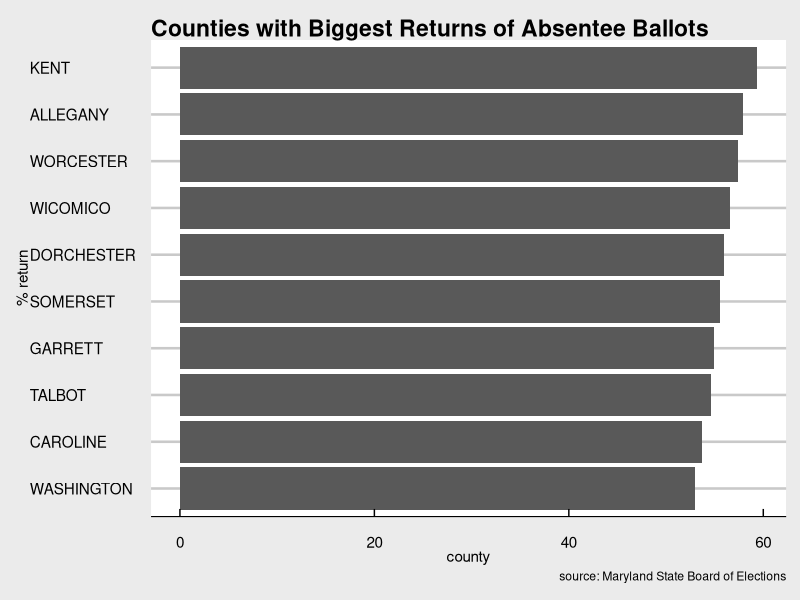
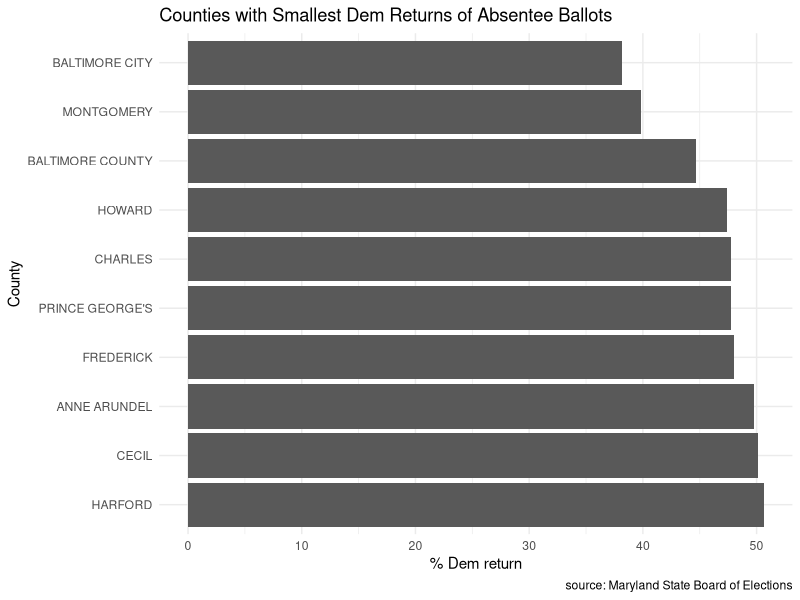
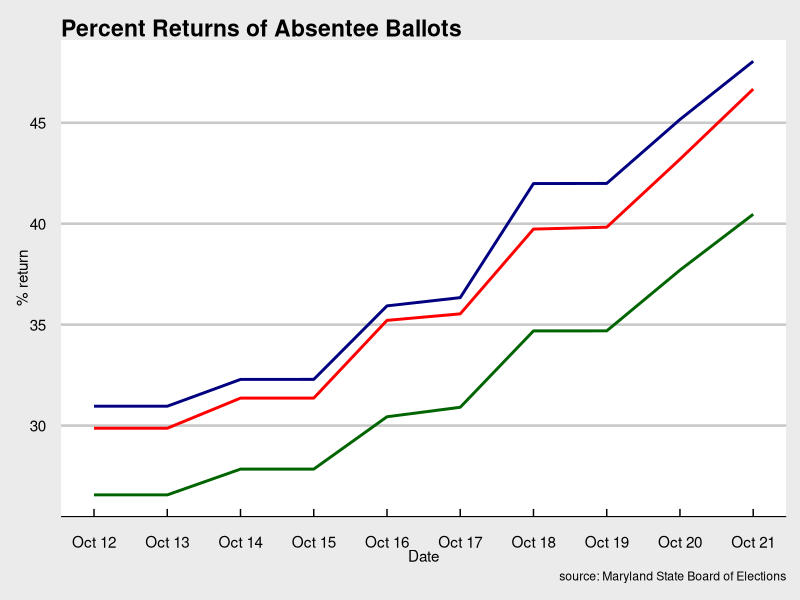
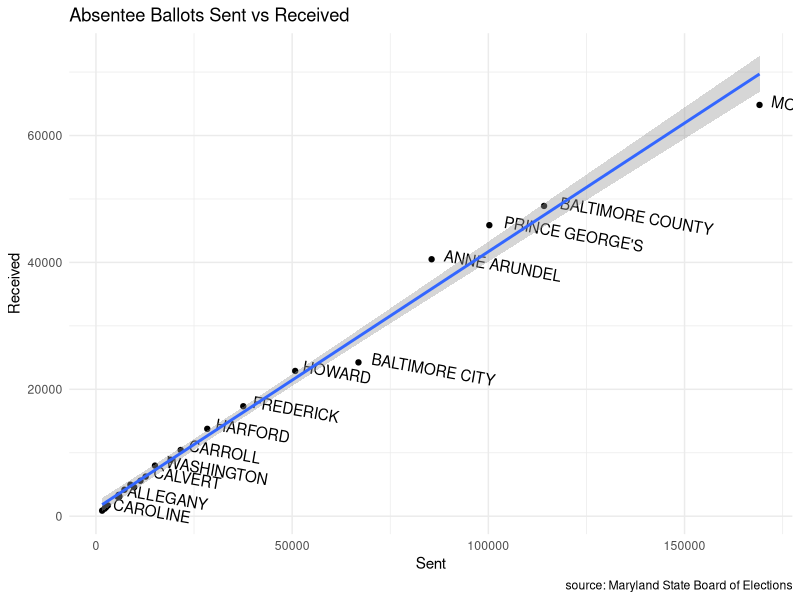

Here is the R script that generated these plots, in order:
## ---- chunk 1
knitr::opts_chunk$set(echo = TRUE)
## ---- chunk 2
# Turn off scientific notation
options(scipen=999)

# Load libraries
library(tidyverse)
library(ggthemes)
## ---- chunk 3
# load the data
md_absentee <- read_csv("data/md_absentee_ballots.csv")
md_absentee_date <- read_csv("data/md_absentee_ballots_date.csv")
summary(md_absentee_date)
## ---- chunk 4
md_absentee <- md_absentee |> 
  mutate(perc_return = (`TOTAL RECEIVED`/ `TOTAL SENT`)*100)

md_top_counties <- md_absentee |>
  arrange(desc(perc_return)) |>
  select(`COUNTY NAME`, `perc_return`) |> 
  head(10)
md_top_counties

md_top_counties |>
  ggplot() +
  geom_bar(aes(x = reorder(`COUNTY NAME`, `perc_return`), 
               weight = `perc_return`)) +
  coord_flip() +
  theme_economist_white() +
  labs(
    title="Counties with Biggest Returns of Absentee Ballots",
    x = "% return",
    y = "county",
    caption = "source: Maryland State Board of Elections"
  )
## ---- chunk 5
md_absentee <- md_absentee |> 
  mutate(dem_return = (`DEM RECEIVED`/ `DEM_SENT`)*100,
         rep_return = (`REP RECEIVED`/ `REP SENT`)*100,
         return_diff = (dem_return - rep_return))

md_dem_counties <- md_absentee |>
  arrange((`dem_return`)) |>
  select(`COUNTY NAME`, `dem_return`, `rep_return`, return_diff) |> 
  head(10)
md_dem_counties

# ?reorder

md_dem_counties |>
  ggplot() +
  geom_bar(aes(x = reorder(`COUNTY NAME`, `dem_return`, decreasing=TRUE),weight = `dem_return`)) +
  theme_minimal() +
  labs(
    title="Counties with Smallest Dem Returns of Absentee Ballots",
    x = "County",
    y = "% Dem return",
    caption = "source: Maryland State Board of Elections"
  ) + 
  coord_flip()


## ---- chunk 6
frederick_returns <- md_absentee_date |> 
    mutate(dem_return = (`DEM RECEIVED`/ `DEM SENT`)*100,
         rep_return = (`REP RECEIVED`/ `REP SENT`)*100,
         oth_return = (`OTH RECEIVED`/ `OTH SENT`)*100) |> 
  filter(`COUNTY NAME` == "FREDERICK")

frederick_returns |>  
  ggplot() + 
  geom_line(aes(x = DATE, y = dem_return), color = "navy", lwd = 1) + 
  # adjusted colors and line width for visual ease
  geom_line(aes(x = DATE, y = rep_return), color = "red", lwd = 1) + 
  geom_line(aes(x = DATE, y = oth_return), color = "darkgreen", lwd = 1) + 
  scale_x_date(date_breaks = "1 day", date_labels = "%b %d") +
  theme(
    axis.text.x = element_text(angle = 45,  hjust=1)
  ) +
  theme_economist_white() +
  labs(
    title="Percent Returns of Absentee Ballots",
    x = "Date",
    y = "% return",
    caption = "source: Maryland State Board of Elections"
  )
?aes
## ---- chunk 7
knitr::include_graphics("https://www.mathsisfun.com/data/images/scatter-ice-cream1.svg")
## ---- chunk 8
md_absentee |> 
  ggplot(aes(x = `TOTAL SENT`, y = `TOTAL RECEIVED`)) +
  geom_point()  +
  geom_text(aes(label = `COUNTY NAME`), check_overlap = TRUE, vjust = 0, hjust = -0.1,angle = -10) +
  geom_smooth(method = lm) +
  labs(
    title="Absentee Ballots Sent vs Received",
    x = "Sent",
    y = "Received",
    caption = "source: Maryland State Board of Elections"
  ) +
  theme_minimal()

